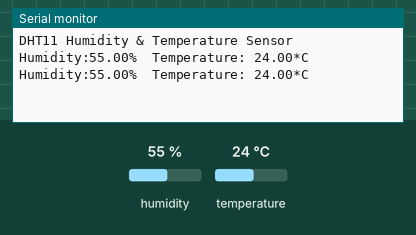
A sketch run on a simulated Arduino Uno, built with avr-gcc and run on an emulated ATmega328P. On the bench: the last lines printed to the serial monitor. The test bench sets the inputs (shaded band); at power-on: humidity 55 %, temperature 24 °C.

Above: at 4.8 s.
4.9 s: humidity set to 22 %
At 6.9 s:
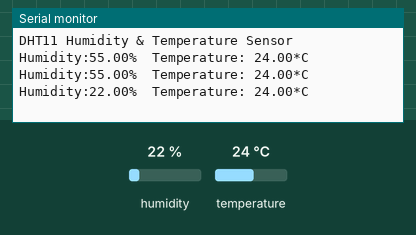
7.9 s: temperature set to 12 °C
At 9.3 s:
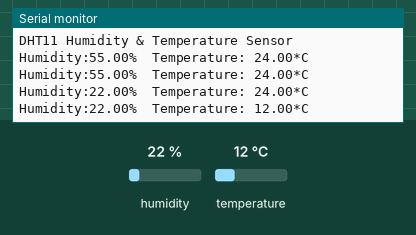
10.9 s: humidity set to 40 %
At 13.0 s:
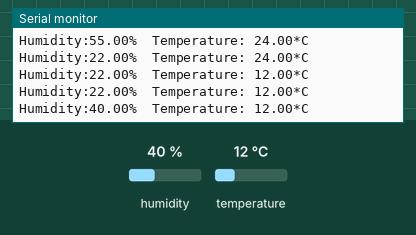
Timing chart, 0 to 14.5 s (numbered marks = the images above; inputs shaded):
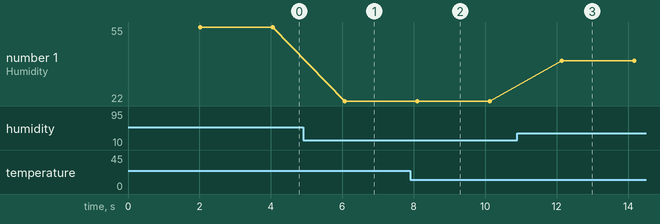

Measured:
- after the input at 4.9 s, the serial monitor: prints a new line after 1.2 s (image 1)
- after the input at 7.9 s, the serial monitor: prints a new line after 0.20 s (image 2)
- after the input at 10.9 s, the serial monitor: prints a new line after 1.2 s (image 3)
- plotted number 1: 55 → 22 after the input at 4.9 s, 22 → 40 after the input at 10.9 s

The sketch:

dht.ino
```cpp
#include "DHT.h"
#define DHTPIN 4

#define DHTTYPE DHT11

DHT dht(DHTPIN, DHTTYPE);

void setup(){
  Serial.begin(9600);
  Serial.println("DHT11 Humidity & Temperature Sensor\n\n");

  dht.begin();
}

void loop(){
  delay(2000);

  float h=dht.readHumidity();
  float t=dht.readTemperature();

  if (isnan(h) || isnan(t)){
    Serial.println("Failed to read from DHT sensor!");
    return;
  }

  Serial.print("Humidity:");
  Serial.print(h);
  Serial.print("%\t");
  Serial.print("Temperature: ");
  Serial.print(t);
  Serial.print("*C\n");

}
```
